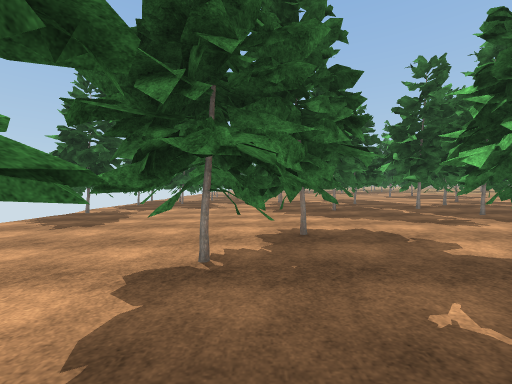
[1] (above)

20 first-person views from a walk through a Unity game level. The camera is 1.4 m above the floor, looks level and sees 90° across. The floor is counted in squares, 2 m on a side. Each view is taken from the middle of a square. On the plan, view 1 faces up. The plan holds only what a view shows up to about 9 squares ahead; the rest is blank. The place goes on beyond the plan. The player is left out. Some surface patterns are stand-ins.

[2]
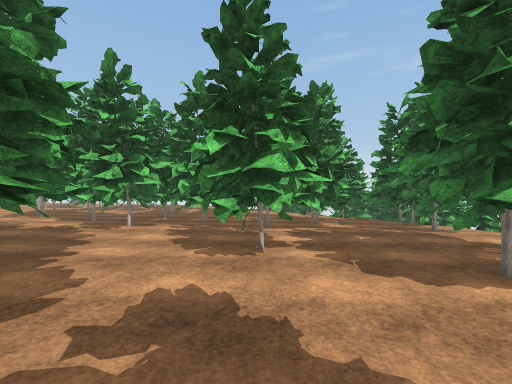

[3]
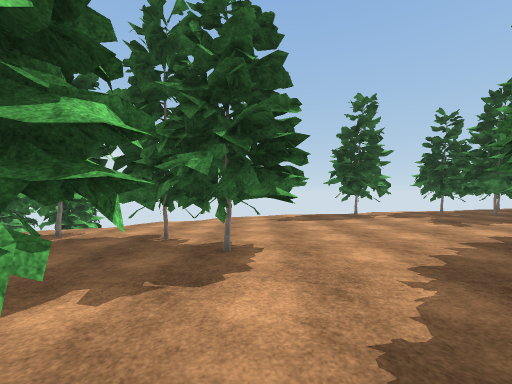

[4]
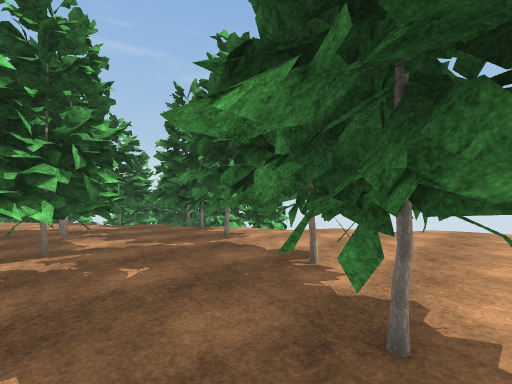

[5]
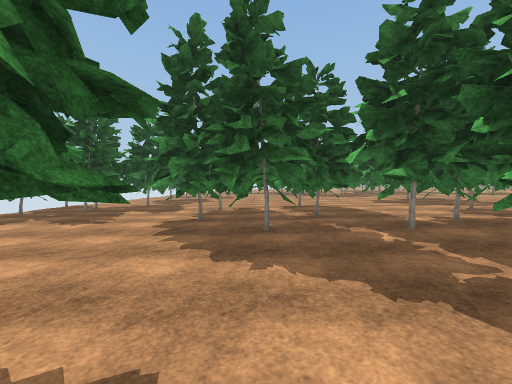

[6]
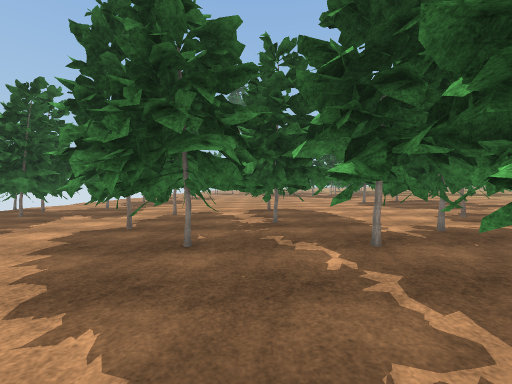

[7]
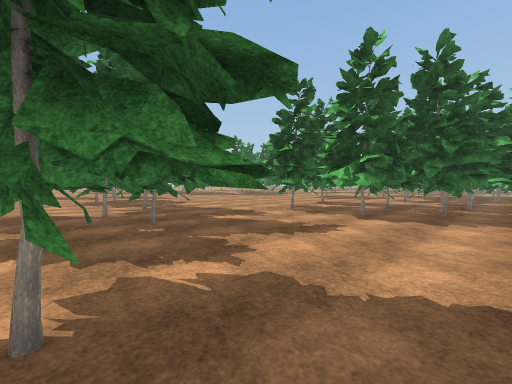

[8]
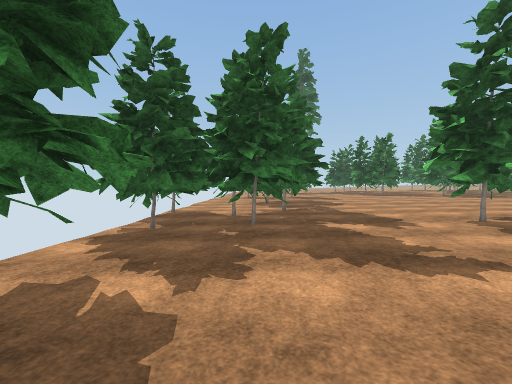

[9]
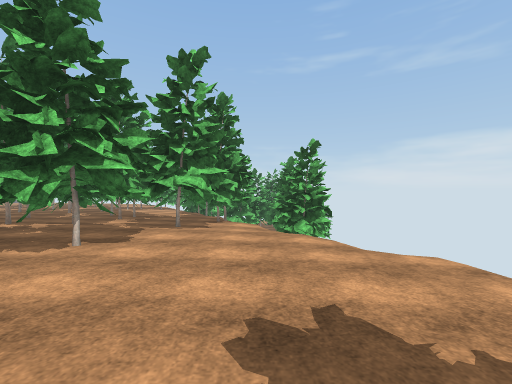

[10]
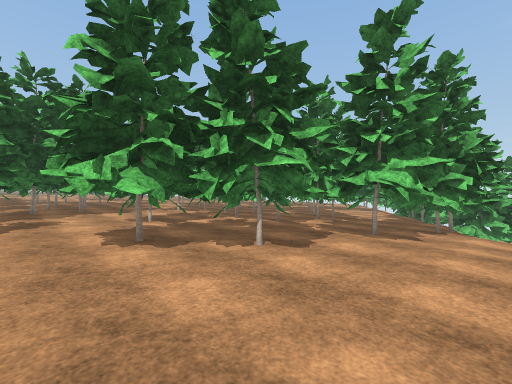

[11]
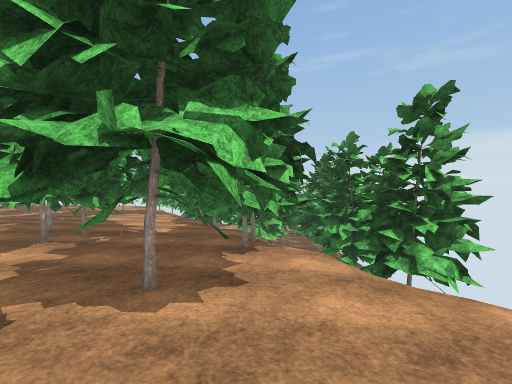

[12]
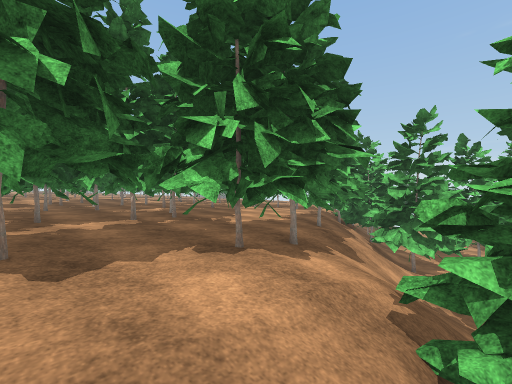

[13]
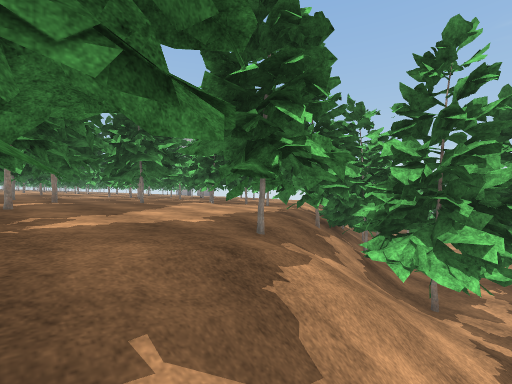

[14]
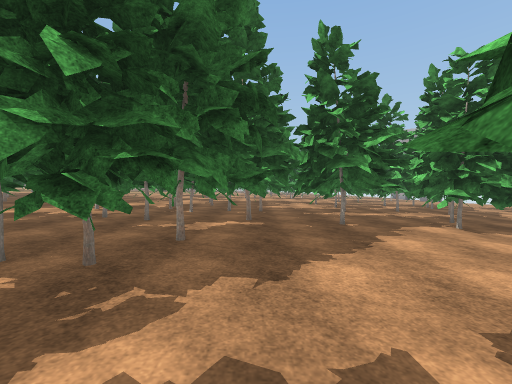

[15]
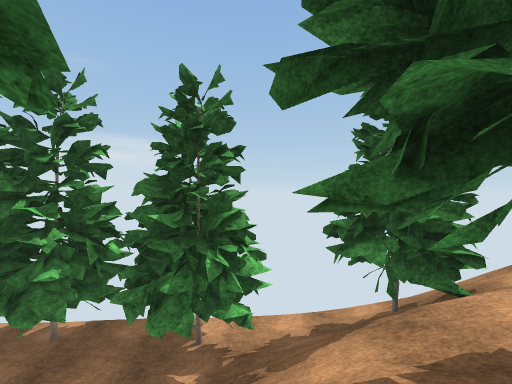

[16]
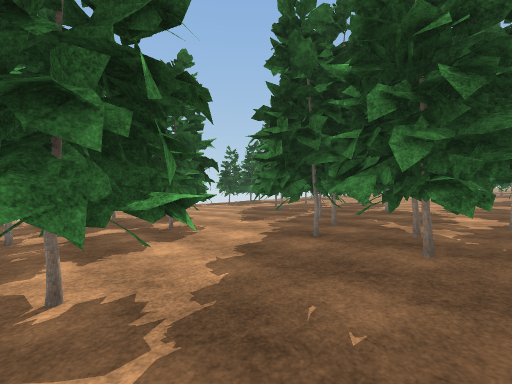

[17]
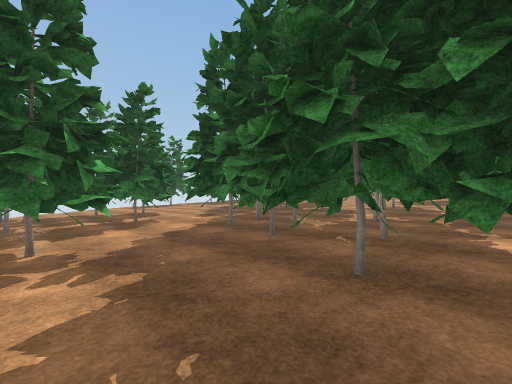

[18]
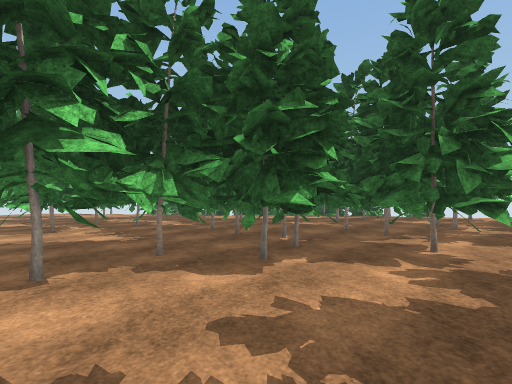

[19]
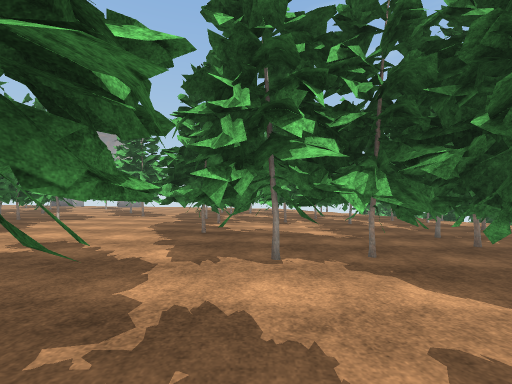

[20]
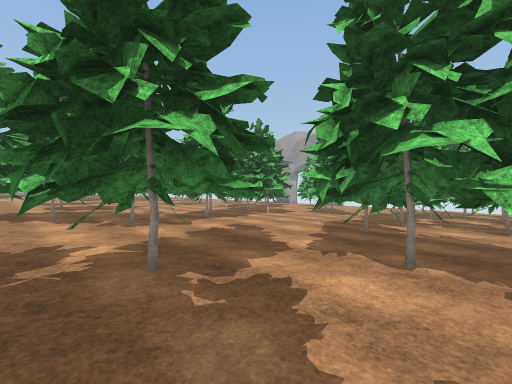

### Floor plan
Key: @ floor where view 1 was taken; # wall or solid block; x gap in a wall; . main floor; : floor 0.25 m higher than the main floor; - floor 0.25 m lower than the main floor; + floor 0.5 m higher than the main floor; _ floor 0.5 m lower than the main floor; < floor 0.75 m lower than the main floor; ( floor 1 m lower than the main floor; ! floor 3.75 m lower than the main floor; / step, stairs or slope; = window, fence, low wall or low ledge.
Columns run from 6 left of view 1 to 20 right of it. Each row starts with its distance up from view 1.
 15  ....::::+++
 14  .....:::::+
 13 ##.##..::::::#
 12  ###...::::::+++
 11   ##...#:#:::::+
 10 ####..####.:: ::
  9  --...##=##..##
  8 ###-..########
  7  ##----.####
  6  _-------.##
  5  _--------##
  4  ___--##--.##
  3  ____###-#-######
  2  /___##--#---.###
  1   /__x___#--#--..##...##:::
  0   //##@####-##-..##..##..#.
 -1  ///##_########--#.. #...
 -2  ##/##x##### #####-..#...
 -3  ///##<##_#    ##----##..
 -4  ##//<<<#x#     ##---##
 -5  ##//##<<<#      #----#
 -6  #!//#((<<#      # _-###
 -7  ##/###((<#      # __ ###

Where each view was taken, in squares from view 1:
view 1: 0 up, 0 right, facing up
view 2: 6 up, 3 right, facing down
view 3: 4 up, 4 right, facing left
view 4: 4 up, 2 right, facing down-left
view 5: 3 up, 2 right, facing up
view 6: 4 up, 3 right, facing up
view 7: 6 up, 5 left, facing up-right
view 8: 6 up, 3 left, facing up
view 9: 6 up, 3 left, facing down
view 10: 5 up, 3 left, facing down-right
view 11: 2 up, 2 left, facing down
view 12: 0 up, 4 left, facing down-right
view 13: 3 down, 3 left, facing down-right
view 14: 4 down, 1 left, facing right
view 15: 4 down, 1 left, facing left
view 16: 0 up, 8 right, facing up-left
view 17: 0 up, 10 right, facing up-left
view 18: 1 up, 10 right, facing down-left
view 19: 1 up, 10 right, facing down
view 20: 1 up, 9 right, facing down-right
